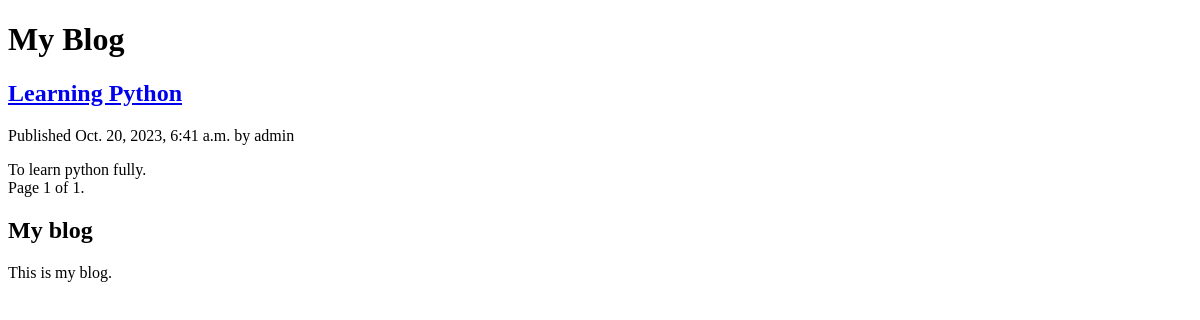
Before: /?page=2 with the older database file.
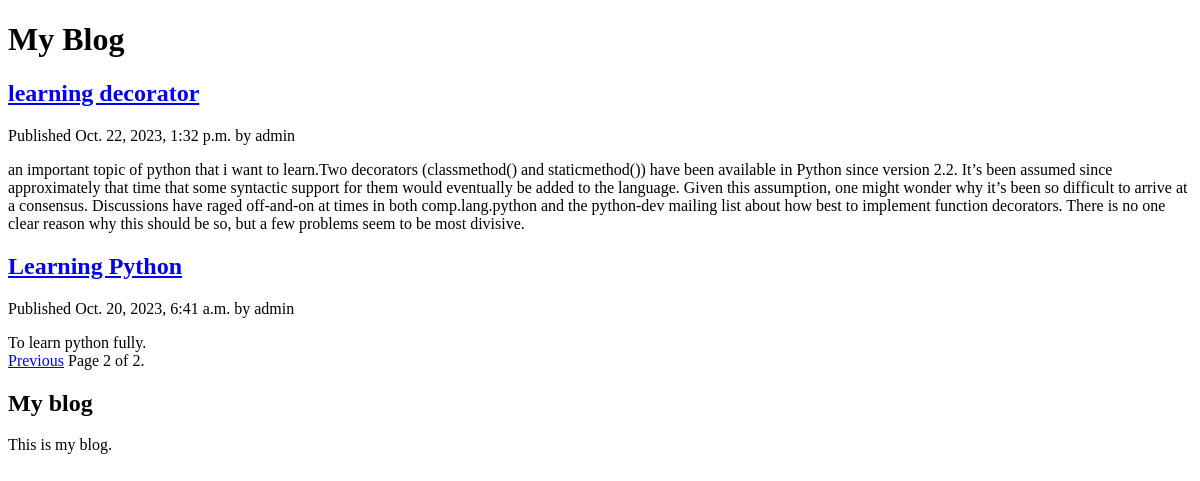
After: the same page with the newer database file.
### blog/models.py (models this page shows, shortened)
class Post(models.Model):
  class Status(models.TextChoices):
    DRAFT = 'DF','Draft'
    PUBLISHED = 'PB', 'Published'
  title = models.CharField(max_length=250)
  slug =  models.SlugField(max_length=250, unique_for_date='publish')
  author = models.ForeignKey(User, on_delete=models.CASCADE,related_name='blog_posts')
  body = models.TextField()
  publish = models.DateTimeField(default = timezone.now)
  created = models.DateTimeField(auto_now_add=True)
  updated = models.DateTimeField(auto_now=True)
  status = models.CharField(max_length=2,choices=Status.choices,default=Status.DRAFT)
  objects = models.Manager()
  published = PublishedManager()
  class Meta:
    ordering = ['-publish']
    indexes = [
      models.Index(fields=['-publish']),
      ]
  def get_absolute_url(self):
    return reverse('blog:post_detail',
                   args=[
                     self.publish.year,
                     self.publish.month,
                     self.publish.day,
                     self.slug
                   ])

### blog/views.py (the view)
# urls.py: path('', views.post_list, name='post_list'),
def post_list(request):
  post_list = Post.published.all()
  paginator = Paginator(post_list,2)
  page_number = request.GET.get('page',1)
  try:
    posts = paginator.page(page_number)
  except EmptyPage:
    posts = paginator.page(paginator.num_pages)
  except PageNotAnInteger:
    posts = paginator.page(1)
  return render(request, 'blog/list.html',{'posts':posts})

### blog/models.py (called while the page is built)
  def get_queryset(self):
    return super().get_queryset().filter(status=Post.Status.PUBLISHED)

### blog/templates/blog/list.html (shortened to what this page needs)
{% extends "base.html" %}
{% block content %}
  <h1>My Blog</h1>
  {% for post in posts %}
    <h2>
      <a href="{{ post.get_absolute_url }}">
        {{ post.title }}
      </a>
    </h2>
    <p class="date">
      Published {{ post.publish }} by {{ post.author }}
    </p>
       {{ post.body }}
  {% endfor %}
  {% include 'blog/pagination.html' with page=posts %}
{% endblock %}

Changed rows visible on the page:
added Post: title "learning decorator", publish "Oct. 22, 2023, 1:32 p.m.", author "admin", body "an important topic of python that i want to learn.Two decorators (classmethod() and staticmethod()) have been available in Python since version 2.2. It’s been assumed since approximately that time that some syntactic support for them would eventually be added to the language. Given this assumption, one might wonder why it’s been so difficult to arrive at a consensus. Discussions have raged off-and-on at times in both comp.lang.python and the python-dev mailing list about how best to implement function decorators. There is no one clear reason why this should be so, but a few problems seem to be most divisive."
Other visible differences:
{{ page.number }}: "1" → "2"
{{ page.paginator.num_pages }}: "1" → "2"
text now shown: "Previous"
